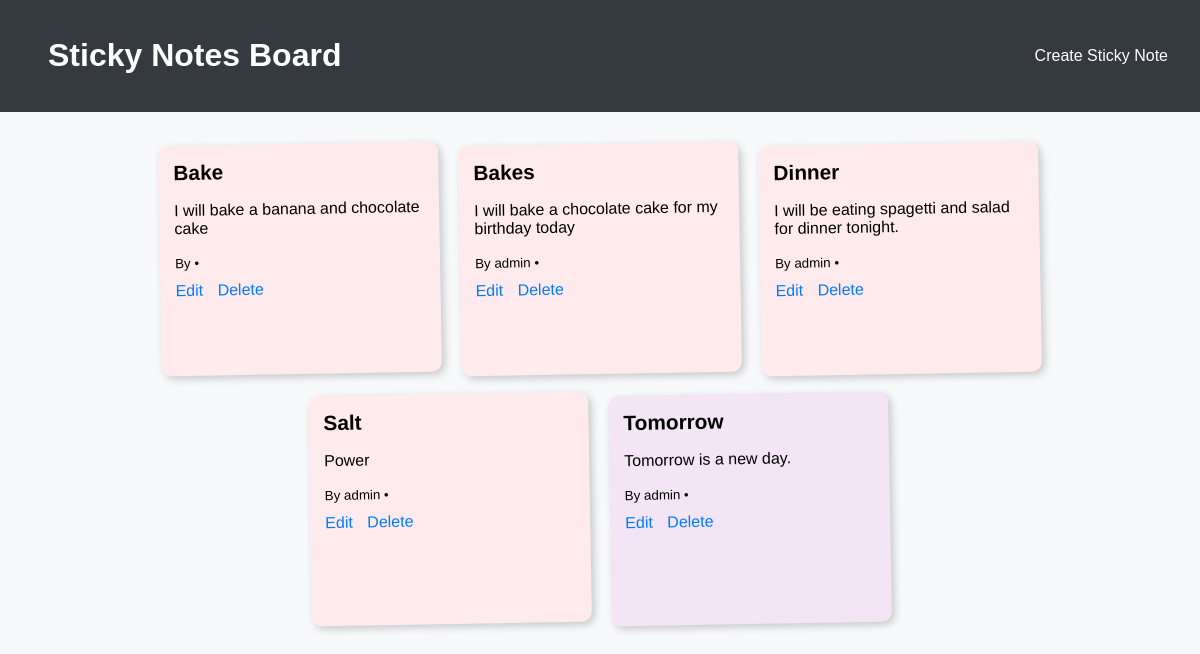
The page / on the database its author committed.
### posts/models.py (models this page shows, shortened)
class StickyNote(models.Model):
    title = models.CharField(max_length=255)
    content = models.TextField()
    created_at = models.DateTimeField(auto_now_add=True)
    author = models.ForeignKey(
        settings.AUTH_USER_MODEL, on_delete=models.CASCADE, null=True, blank=True
    )

### posts/views.py (the view)
# urls.py: path("", views.sticky_note_display, name="sticky_note_display"),
def sticky_note_display(request):
    sticky_notes = StickyNote.objects.all()
    context = {
        "notes": sticky_notes,
        "page_title": "Sticky Notes Board"
    }
    return render(request, "posts/post_display.html", context)

### posts/templates/posts/post_display.html (shortened to what this page needs)
{% extends 'base.html' %}
{% block content %}
<div class="notes-container">
    {% for note in notes %}
        <div class="sticky-note color{{ forloop.counter|divisibleby:5|yesno:'5,1,2,3,4' }}">
            <h2>{{ note.title }}</h2>
            <p>{{ note.content }}</p>
            <small>By {{ note.author.username }} • {{ note.date_created|date:"M d, Y" }}</small>
            <div class="note-actions">
                <a href="{% url 'sticky_note_update' note.id %}">Edit</a>
                <a href="{% url 'sticky_note_delete' note.id %}">Delete</a>
            </div>
        </div>
    {% empty %}
        <p>No sticky notes yet. <a href="{% url 'sticky_note_create' %}">Create one</a>!</p>
    {% endfor %}
</div>
{% endblock %}

### posts/templates/base.html (shortened to what this page needs)
{% load static %}
<!DOCTYPE html>
<html lang="en">
    <head>
        <link rel="stylesheet"href="{% static 'posts/styles.css' %}"/>
    </head>
    <body>
        <header>
            <h1><a href="{% url 'sticky_note_display' %}">Sticky Notes Board</a></h1>
            <nav>
                <a href="{% url 'sticky_note_create' %}"> Create Sticky Note</a>
            </nav>
        </header>
        <main>
            {% block content %}
            {% endblock content %}
        </main>
    </body>
</html>

### posts/static/posts/styles.css (style rules this page uses)
body { font-family: 'Poppins', sans-serif; background: #f8f9fa; margin: 0; padding: 0; }
header { background-color: #343a40; color: white; padding: 1rem 2rem; display: flex; justify-content: space-between; align-items: center; }
header a { color: white; text-decoration: none; margin-left: 1rem; }
.notes-container { display: flex; flex-wrap: wrap; gap: 20px; justify-content: center; padding: 2rem; }
.sticky-note { width: 250px; min-height: 200px; padding: 15px; background: #fff3cd; box-shadow: 3px 3px 8px rgba(0,0,0,0.2); border-radius: 10px; transform: rotate(-1deg); transition: transform 0.2s; }
.sticky-note h2 { margin-top: 0; font-size: 1.3em; }
.note-actions { margin-top: 10px; }
.note-actions a { margin-right: 10px; color: #007bff; text-decoration: none; }
.color1 { background: #ffebee; }
.color5 { background: #f3e5f5; }

### rows shown on the page
StickyNote: title "Bake", content "I will bake a banana and chocolate cake"
StickyNote: title "Bakes", content "I will bake a chocolate cake for my birthday today", author.username "admin"
StickyNote: title "Dinner", content "I will be eating spagetti and salad for dinner tonight.", author.username "admin"
StickyNote: title "Salt", content "Power", author.username "admin"
StickyNote: title "Tomorrow", content "Tomorrow is a new day.", author.username "admin"
